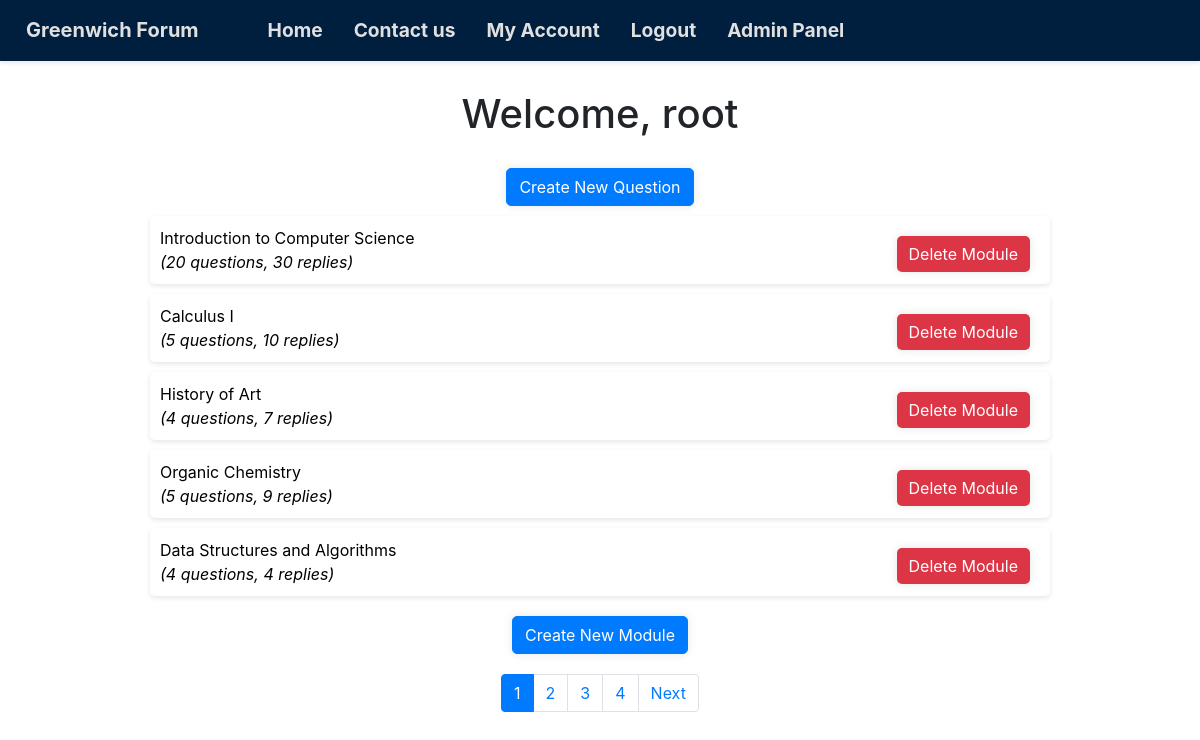
/index.php (signed in), run on the app's committed database.
### tables this page shows
CREATE TABLE `modules` (
  `module_id` int(11) NOT NULL,
  `module_name` varchar(255) NOT NULL,
  `description` text DEFAULT NULL
);

### modules/module_functions.php (called while the page is built, shortened)
<?php
require dirname(__DIR__) . "../auth/functions.php";
include(dirname(__DIR__) . "/templates/header.php");
function getModules($db)
{
    $query = "SELECT * FROM modules";
    $stmt = $db->prepare($query);
    $stmt->execute();
    return $stmt->fetchAll(PDO::FETCH_ASSOC);
}

### auth/functions.php (called while the page is built, shortened)
<?php
function isAdmin()
{
    if (isset($_SESSION['user']) && $_SESSION['user']['role'] == 'admin') {
        return true;
    } else {
        return false;
    }
}

### index.php (the view, shortened to what this page needs)
<?php
require __DIR__ . "../modules/module_functions.php";
$modulesPerPage = 5;
$page = isset($_GET['page']) ? intval($_GET['page']) : 1;
$offset = ($page - 1) * $modulesPerPage;
$modules = getModules($db);
$totalModules = count($modules);
$totalPages = $totalModules > 0 ? ceil($totalModules / $modulesPerPage) : 0;
$modules = array_slice($modules, $offset, $modulesPerPage);
?>
<body>
    <main>
        <div class="content">
            <div class="profile_info">
                <?php if (isset($_SESSION['user'])): ?>
                    <div class="page-name">
                        <h1>
                            Welcome,
                            <?php echo $_SESSION['user']['username']; ?>
                        </h1>
                    </div>
                </div>
                <div class="text-center">
                    <button class="btn btn-primary">
                        <a href="questions/create_question.php?module_id=">Create New Question</a>
                    </button>
                </div>
            <?php endif ?>
            <div class="list">
                <?php foreach ($modules as $module): ?>
                    <a href="modules/read_module.php?module_id=<?php echo $module['module_id']; ?>">
                        <li>
                            <?php if (isAdmin()): ?>
                                <form action="modules/delete_module.php" method="post"
                                    style="float: right;display: inline-block; "
                                    onsubmit="return confirm('Are you sure you want to delete this module?');">
                                    <button type="submit" class="btn btn-danger" name="delete_module_btn">Delete Module
                                    </button>
                                </form>
                            <?php endif; ?>
                            <?php
                            echo $module['module_name'] . "<br>";
                            $module_id = $module['module_id'];
                            $stmt = $db->prepare("SELECT COUNT(*) FROM questions WHERE module_id = :module_id");
                            $stmt->bindParam(':module_id', $module_id);
                            $stmt->execute();
                            $num_questions = $stmt->fetchColumn();
                            $stmt = $db->prepare("SELECT COUNT(*) FROM replies WHERE question_id IN (SELECT question_id FROM questions WHERE module_id = :module_id)");
                            $stmt->bindParam(':module_id', $module_id);
                            $stmt->execute();
                            $num_replies = $stmt->fetchColumn();
                            echo "<em>(";
                            if ($num_questions > 0) {
                                echo $num_questions . " question" . ($num_questions > 1 ? "s" : "");
                            }
                            if ($num_questions > 0 && $num_replies > 0) {
                                echo ", ";
                            }
                            if ($num_replies > 0) {
                                echo $num_replies . " repl" . ($num_replies > 1 ? "ies" : "y");
                            }
                            echo ")</em>";
                            ?>
                        </li>
                    </a>
                <?php endforeach; ?>
            </div>
            <?php if (isAdmin()) {
                echo "<div class=\" text-center\"><button class=\" btn btn-primary\"><a href='modules/create_module.php'>Create New Module</a><br></button></div>";
            } ?>
            <div class="pagination justify-content-center">
                <ul class="pagination">
                    <?php for ($i = 1; $i <= $totalPages; $i++): ?>
                        <?php if ($i == $page): ?>
                            <li class="page-item active">
                                <span class="page-link">
                                    <?php echo $i; ?>
                                </span>
                            </li>
                        <?php else: ?>
                            <li class="page-item">
                                <a class="page-link" href="?page=<?php echo $i; ?>">
                                    <?php echo $i; ?>
                                </a>
                            </li>
                        <?php endif; ?>
                    <?php endfor; ?>
                    <?php if ($page < $totalPages): ?>
                        <li class="page-item">
                            <a class="page-link" href="?page=<?php echo $page + 1; ?>">Next</a>
                        </li>
                    <?php endif; ?>
                </ul>
            </div>
        </div>
    </main>
</body>
</html>

### css/style.css (style rules this page uses)
.page-name { font-size: 36px; margin-top: 10px; margin-bottom: 20px; text-align: center; }
.list li { background-color: #fff; margin: 10px auto; width: 75%; align-items: center; padding: 10px; border-radius: 5px; box-shadow: 0 2px 5px rgba(0, 0, 0, 0.1); list-style-type: none; border: #a09999 solid 1px; }
.btn a { color: white; }
li a { color: #000; text-decoration: none; }
.try .btn, .btn { box-shadow: 0 0 10px rgba(0, 0, 0, 0.1); border-radius: 5px; margin-inline: 10px; margin-top: 10px; }
a { color: #000; text-decoration: none; }
.list li { width: 75%; border: none; }
form .btn { border: none; }
main { margin-top: 90px; }
.pagination { margin-top: 10px; }

### data on the page
modules: module_name "Introduction to Computer Science", num_questions "20", num_replies "30"
modules: module_name "Calculus I", num_questions "5", num_replies "10"
modules: module_name "History of Art", num_questions "4", num_replies "7"
modules: module_name "Organic Chemistry", num_questions "5", num_replies "9"
modules: module_name "Data Structures and Algorithms", num_questions "4", num_replies "4"

### other printed values
$_SESSION['user']['username'] "root"
